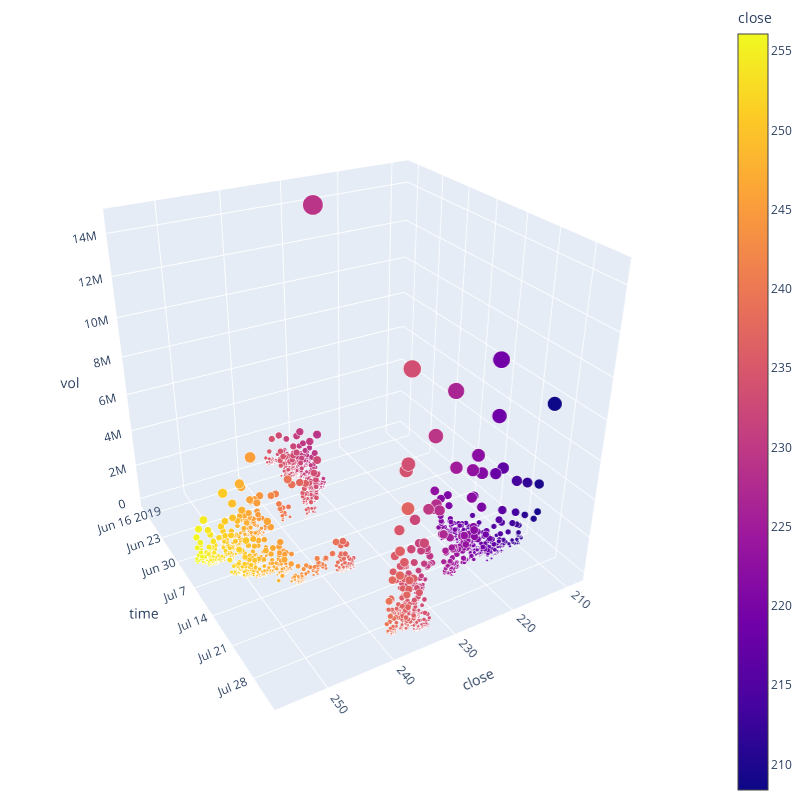

Source (notebook cell):
### Code cell
import plotly.express as px

_df = df.copy()
_df['size'] = _df['vol'] / _df['vol'].max()
fig = px.scatter_3d(_df, x='close', y='time', z='vol',
                    color='close',
                    size='size',
                    opacity=1.)
fig.update_layout(autosize=False,
                  width=800,
                  height=800,
                  margin=dict(l=0, r=0, b=0, t=0))
fig.show()

### Figure 1 — Plotly figure (JSON) as saved in the notebook; plotly's stock layout.template omitted (floating-point values rounded to 4 significant figures; data arrays with more than 128 entries replaced by an {"elided": "..."} marker saying what was removed)
{"data": [{"hoverlabel": {"namelength": 0}, "hovertemplate": "close=%{marker.color}<br>time=%{y}<br>vol=%{z}<br>size=%{marker.size}", "legendgroup": "", "marker": {"color": {"elided": "3675 float values"}, "coloraxis": "coloraxis", "opacity": 1, "size": {"elided": "3675 float values"}, "sizemode": "area", "sizeref": 0.0025, "symbol": "circle"}, "mode": "markers", "name": "", "scene": "scene", "showlegend": false, "type": "scatter3d", "x": {"elided": "3675 float values"}, "y": {"elided": "3675 str values"}, "z": {"elided": "3675 int values"}}], "layout": {"autosize": false, "coloraxis": {"colorbar": {"title": {"text": "close"}}, "colorscale": [[0, "#0d0887"], [0.1111, "#46039f"], [0.2222, "#7201a8"], [0.3333, "#9c179e"], [0.4444, "#bd3786"], [0.5556, "#d8576b"], [0.6667, "#ed7953"], [0.7778, "#fb9f3a"], [0.8889, "#fdca26"], [1, "#f0f921"]]}, "height": 800, "legend": {"itemsizing": "constant", "tracegroupgap": 0}, "margin": {"b": 0, "l": 0, "r": 0, "t": 0}, "scene": {"aspectmode": "auto", "aspectratio": {"x": 1, "y": 1, "z": 1}, "camera": {"center": {"x": 0, "y": 0, "z": 0}, "eye": {"x": 1.187, "y": 2.083, "z": 1.339}, "projection": {"type": "perspective"}, "up": {"x": 0, "y": 0, "z": 1}}, "domain": {"x": [0, 0.98], "y": [0, 1]}, "xaxis": {"title": {"text": "close"}, "type": "linear"}, "yaxis": {"title": {"text": "time"}, "type": "date"}, "zaxis": {"title": {"text": "vol"}, "type": "linear"}}, "width": 800}}
